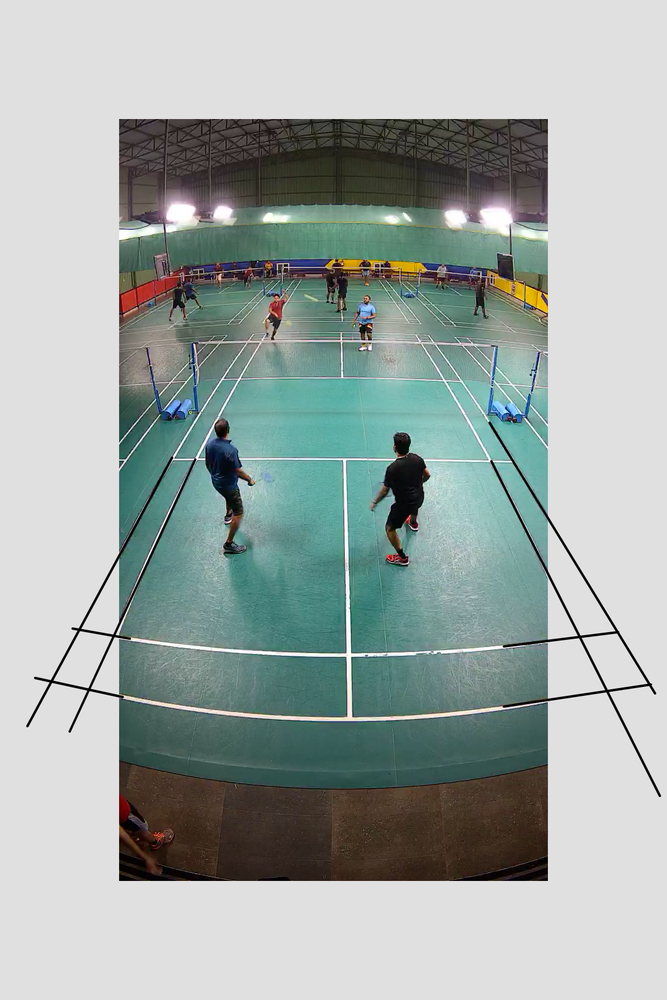
#> input picture ShuttleLocation/frame1.png, 667 x 1000 px, shrunk from 1120 x 1680 before the run
$ jupyter execute --allow-errors triangulation.ipynb   (shell and % lines are left out)
#> lines starting #> are read from the running program, lines starting #| are printed output that depends on the picture
### ShuttleLocation/utils.py
# import libraries
import matplotlib.pyplot as plt
import numpy as np
import cv2
import camera

def display_image_with_points(img, points):
    """
    Displays an image with points superimposed on it.

    :param image: the image
    :type :numpy array
    :param points: the list of points
    :type :list of lists [[x1, y1], [x2, y2], ...]
    """
    # plot the image and the points
    plt.figure(figsize=(20,20))
    N = len(points)
    colors = np.random.rand(N)
    plt.scatter(points[:, 0], points[:, 1], c=colors, s=100)
    plt.imshow(img)
    plt.show()


# function to do the interactive clicking and saving
def interactive_clicking_and_saving(image, image_points):
    """
    Displays an image and allows the user to click on it to save the points.

    :param image: the image
    :type :numpy array
    """
    cv2.namedWindow("image", cv2.WINDOW_NORMAL)
    # define the mouse click event handler
    # [5 lines left out: function click_event, not called in this run]

    # display the image

    cv2.imshow("image", image)
    cv2.setMouseCallback("image", click_event)

    # Wait for the user to close the window
    cv2.waitKey(0)

    cv2.destroyAllWindows()

    # return the points
    return np.array(image_points, dtype=np.float32).reshape(-1, 2)

# [64 lines left out: functions triangulate, visualize_triangulated_points, not called in this run]

### ShuttleLocation/triangulation.ipynb
[cell 1]
import numpy as np
import matplotlib.pyplot as plt
import matplotlib.image as mpimg
import cv2
import pickle
import utils

[cell 2]
image1_path = 'frame1.png'
image2_path = 'frame_1.png'


#> (the rest of this cell did not finish here and is left out)

#> (a cell that did not finish here is left out)

[cell 4]
# Select new points to triangulate

image1 = cv2.imread(image1_path)
#> image1 is the input picture: shape (1000, 667, 3); mean B, G, R 166.9, 170.2, 160.1
# Interactive window to collect points from the image
image1_selected = []
image1_selected = utils.interactive_clicking_and_saving(image1, image1_selected)
#> image1_selected = empty array

[cell 5]
utils.display_image_with_points(image1, image1_selected)
#> in display_image_with_points, `N = len(points)`: N = 0
#> in display_image_with_points, `colors = np.random.rand(N)`: colors = empty array
#> in display_image_with_points, `plt.show()`:
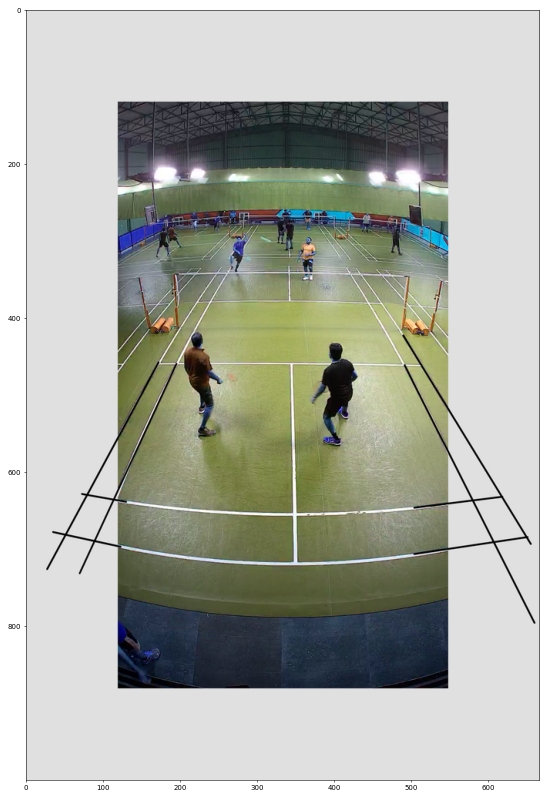
#> figure drawn by matplotlib, 1 panel; B, G, R data is drawn as R, G, B

[cell 6]
# Select new points to triangulate

image2 = cv2.imread(image2_path)
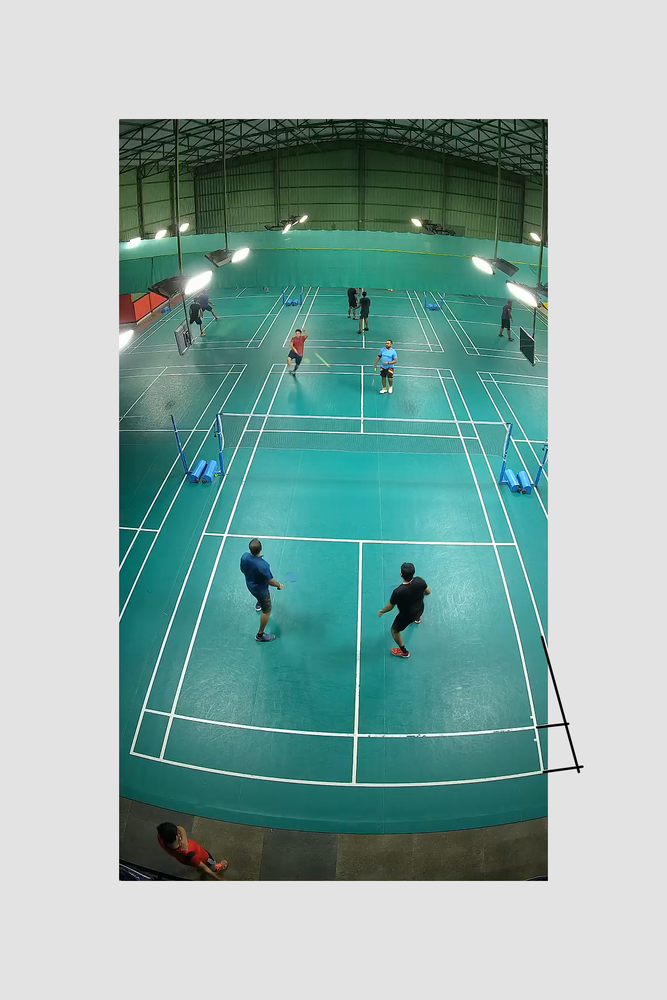
#> input picture ShuttleLocation/frame_1.png, 667 x 1000 px, shrunk from 1120 x 1680 before the run
#> image2 is the input picture: shape (1000, 667, 3); mean B, G, R 173, 177.6, 148
# Interactive window to collect points from the image
image2_selected = []
image2_selected = utils.interactive_clicking_and_saving(image2, image2_selected)
#> image2_selected = empty array

[cell 7]
utils.display_image_with_points(image2, image2_selected)
#> in display_image_with_points (call 2), `plt.show()`:
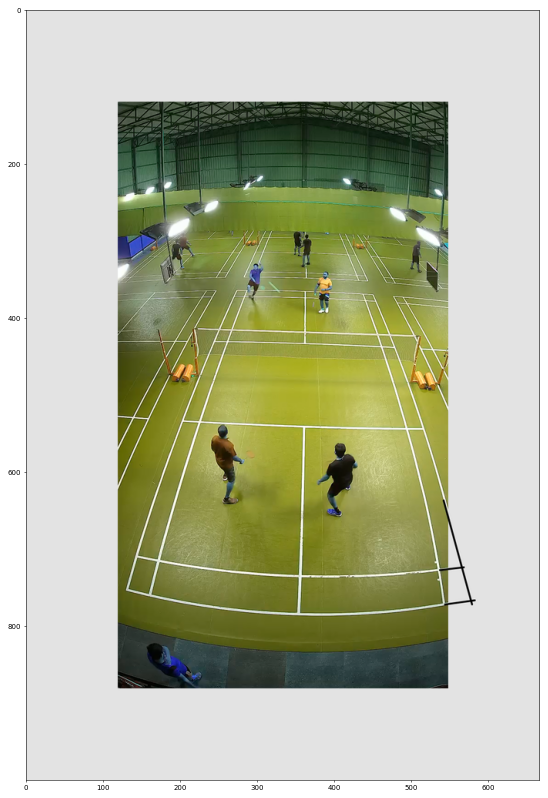
#> figure drawn by matplotlib, 1 panel; B, G, R data is drawn as R, G, B
